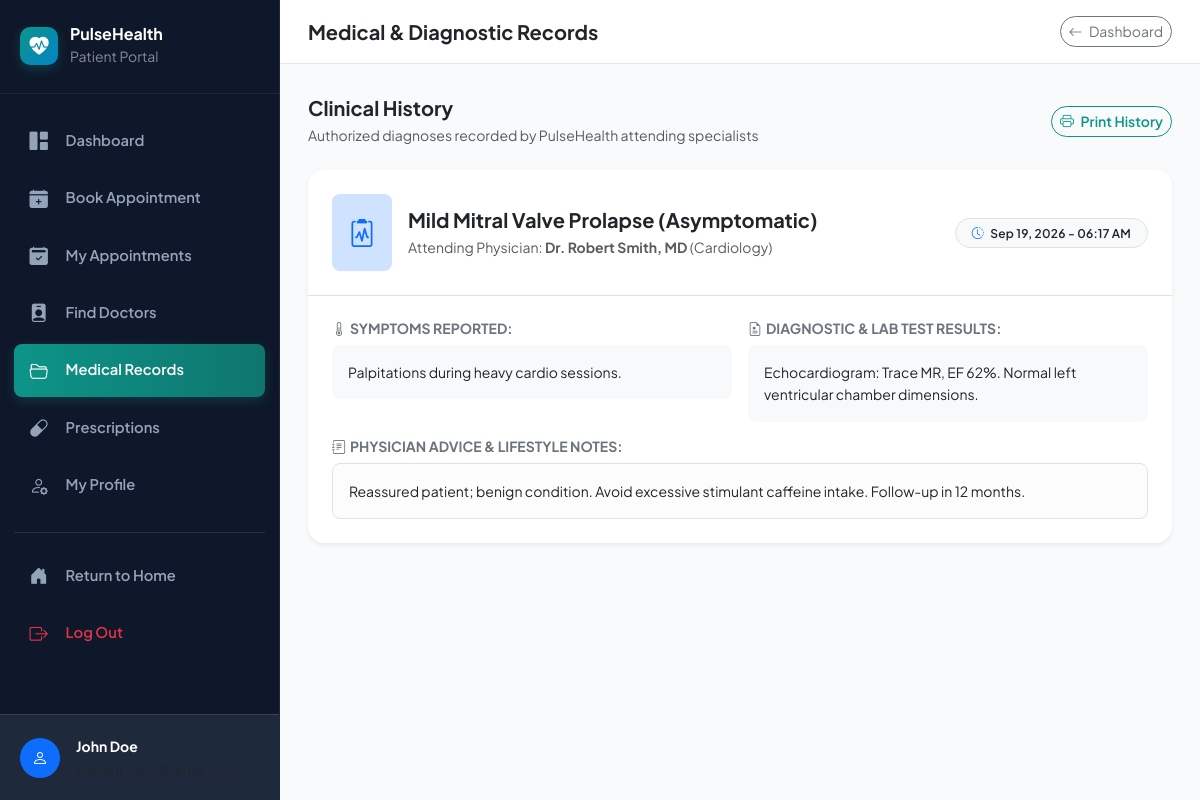
The app's page /patient/records.php (signed in) with its own data.
### tables this page shows
CREATE TABLE IF NOT EXISTS `medical_records` (
    `id` INT AUTO_INCREMENT PRIMARY KEY,
    `patient_id` INT NOT NULL,
    `doctor_id` INT NOT NULL,
    `diagnosis` VARCHAR(255) NOT NULL,
    `symptoms` TEXT NOT NULL,
    `test_results` TEXT NULL,
    `notes` TEXT NULL,
    `recorded_at` TIMESTAMP DEFAULT CURRENT_TIMESTAMP,
    FOREIGN KEY (`patient_id`) REFERENCES `patients`(`id`) ON DELETE CASCADE,
    FOREIGN KEY (`doctor_id`) REFERENCES `doctors`(`id`) ON DELETE CASCADE
);

CREATE TABLE IF NOT EXISTS `doctors` (
    `id` INT AUTO_INCREMENT PRIMARY KEY,
    `user_id` INT NOT NULL,
    `full_name` VARCHAR(100) NOT NULL,
    `specialization` VARCHAR(100) NOT NULL,
    `qualification` VARCHAR(100) NOT NULL,
    `phone` VARCHAR(20) NOT NULL,
    `room_no` VARCHAR(20) NOT NULL,
    `consultation_fee` DECIMAL(8, 2) NOT NULL DEFAULT 500.00,
    `bio` TEXT NULL,
    `available_days` VARCHAR(100) DEFAULT 'Mon - Fri, 09:00 AM - 05:00 PM',
    `created_at` TIMESTAMP DEFAULT CURRENT_TIMESTAMP,
    FOREIGN KEY (`user_id`) REFERENCES `users`(`id`) ON DELETE CASCADE
);

### patient/records.php (the view, shortened to what this page needs)
<?php
require_once __DIR__ . '/../config/db.php';
$patientId = $_SESSION['patient_id'] ?? 0;
$records = [];
try {
    $stmt = $pdo->prepare("
        SELECT mr.*, d.full_name AS doctor_name, d.specialization, d.qualification
        FROM medical_records mr
        JOIN doctors d ON mr.doctor_id = d.id
        WHERE mr.patient_id = ?
        ORDER BY mr.recorded_at DESC
    ");
    $stmt->execute([$patientId]);
    $records = $stmt->fetchAll();
} catch (Exception $e) {
}
include __DIR__ . '/../includes/header.php';
?>
<div class="portal-wrapper">
    <?php include __DIR__ . '/sidebar.php'; ?>
    <div class="portal-content">
        <header class="portal-topbar">
            <div class="d-flex align-items-center gap-3">
                <h5 class="mb-0 fw-bold text-dark">Medical & Diagnostic Records</h5>
            </div>
            <a href="dashboard.php" class="btn btn-sm btn-outline-secondary rounded-pill">
                <i class="bi bi-arrow-left me-1"></i> Dashboard
            </a>
        </header>
        <main class="portal-main">
            <div class="d-flex justify-content-between align-items-center mb-4">
                <div>
                    <h5 class="fw-bold text-dark mb-1">Clinical History</h5>
                    <p class="text-muted small mb-0">Authorized diagnoses recorded by PulseHealth attending specialists</p>
                </div>
                <button class="btn btn-outline-primary btn-sm rounded-pill" onclick="window.print()">
                    <i class="bi bi-printer me-1"></i> Print History
                </button>
            </div>
            <?php if (!empty($records)): ?>
                <div class="row g-4">
                    <?php foreach ($records as $rec): ?>
                        <div class="col-12">
                            <div class="card border-0 shadow-sm rounded-4 overflow-hidden">
                                <div class="card-header bg-white p-4 border-bottom d-flex flex-column flex-md-row justify-content-between align-items-md-center gap-2">
                                    <div class="d-flex align-items-center gap-3">
                                        <div class="bg-primary-subtle text-primary rounded-3 p-3">
                                            <i class="bi bi-clipboard2-pulse fs-3"></i>
                                        </div>
                                        <div>
                                            <h5 class="fw-bold text-dark mb-1"><?= htmlspecialchars($rec['diagnosis']) ?></h5>
                                            <div class="small text-muted">
                                                <span>Attending Physician: <strong><?= htmlspecialchars($rec['doctor_name']) ?></strong> (<?= htmlspecialchars($rec['specialization']) ?>)</span>
                                            </div>
                                        </div>
                                    </div>
                                    <div class="badge bg-light text-dark border px-3 py-2 rounded-pill">
                                        <i class="bi bi-clock-history me-1 text-primary"></i> <?= date('M d, Y - h:i A', strtotime($rec['recorded_at'])) ?>
                                    </div>
                                </div>
                                <div class="card-body p-4">
                                    <div class="row g-3">
                                        <div class="col-md-6">
                                            <h6 class="fw-bold text-secondary small text-uppercase mb-2"><i class="bi bi-thermometer-half me-1"></i>Symptoms Reported:</h6>
                                            <div class="p-3 bg-light rounded-3 small text-dark">
                                                <?= nl2br(htmlspecialchars($rec['symptoms'])) ?>
                                            </div>
                                        </div>
                                        <div class="col-md-6">
                                            <h6 class="fw-bold text-secondary small text-uppercase mb-2"><i class="bi bi-file-earmark-medical me-1"></i>Diagnostic & Lab Test Results:</h6>
                                            <div class="p-3 bg-light rounded-3 small text-dark">
                                                <?= !empty($rec['test_results']) ? nl2br(htmlspecialchars($rec['test_results'])) : '<em class="text-muted">No lab tests conducted for this consultation.</em>' ?>
                                            </div>
                                        </div>
                                        <?php if (!empty($rec['notes'])): ?>
                                            <div class="col-12 mt-3">
                                                <h6 class="fw-bold text-secondary small text-uppercase mb-2"><i class="bi bi-journal-text me-1"></i>Physician Advice & Lifestyle Notes:</h6>
                                                <div class="p-3 bg-light-subtle border rounded-3 small text-dark">
                                                    <?= nl2br(htmlspecialchars($rec['notes'])) ?>
                                                </div>
                                            </div>
                                        <?php endif; ?>
                                    </div>
                                </div>
                            </div>
                        </div>
                    <?php endforeach; ?>
                </div>
            <?php endif; ?>
        </main>
    </div>
</div>
</body>
</html>

### assets/css/style.css (style rules this page uses)
:root { --primary: #0d9488; --primary-dark: #0f766e; --primary-light: #ccfbf1; --secondary: #0284c7; --secondary-dark: #0369a1; --accent: #f59e0b; --danger: #ef4444; --success: #10b981; --bg-main: #f8fafc; --card-bg: #ffffff; --text-dark: #0f172a; --text-muted: #64748b; --border-color: #e2e8f0; --radius-sm: 8px; --radius-md: 14px; --radius-lg: 20px; --shadow-sm: 0 1px 3px rgba(15, 23, 42, 0.06); --shadow-md: 0 4px 20px -2px rgba(15, 23, 42, 0.08); --shadow-lg: 0 12px 30px -4px rgba(15, 23, 42, 0.12); --transition: all 0.25s cubic-bezier(0.16, 1, 0.3, 1); }
body { font-family: 'Plus Jakarta Sans', -apple-system, BlinkMacSystemFont, "Segoe UI", Roboto, sans-serif; background-color: var(--bg-main); color: var(--text-dark); margin: 0; padding: 0; overflow-x: hidden; line-height: 1.6; }
.portal-wrapper { display: flex; min-height: 100vh; background: var(--bg-main); }
.portal-content { flex-grow: 1; display: flex; flex-direction: column; overflow-x: hidden; }
.portal-topbar { background: #ffffff; border-bottom: 1px solid var(--border-color); padding: 1rem 1.75rem; display: flex; align-items: center; justify-content: space-between; }
.portal-main { padding: 2rem 1.75rem; flex-grow: 1; }
.btn-outline-primary { color: var(--primary); border-color: var(--primary); font-weight: 600; }
.badge { font-weight: 600; letter-spacing: 0.2px; }

### records on screen
medical_records: diagnosis "Mild Mitral Valve Prolapse (Asymptomatic)", doctor.full_name "Dr. Robert Smith, MD", doctor.specialization "Cardiology", recorded_at "Sep 19, 2026 - 06:17 AM", symptoms "Palpitations during heavy cardio sessions.", test_results "Echocardiogram: Trace MR, EF 62%. Normal left ventricular chamber dimensions.", notes "Reassured patient; benign condition. Avoid excessive stimulant caffeine intake. Follow-up in 12 months."

### other values on screen
APP_NAME "PulseHealth"
$patientName "John Doe"
